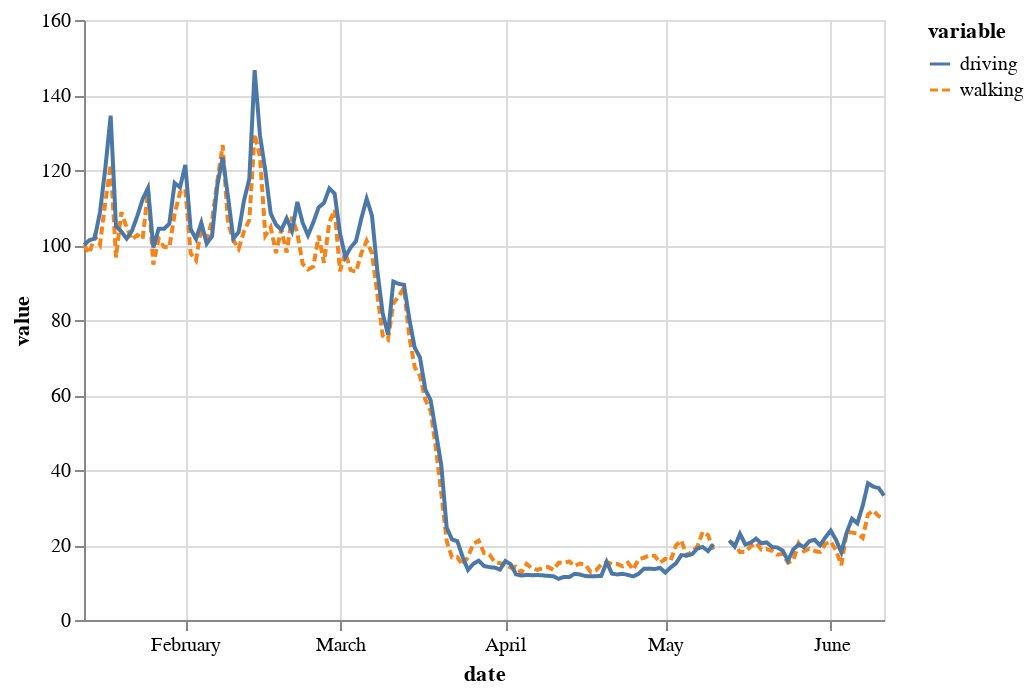

Here is the notebook cell this chart was saved with:
### Code cell
alt.Chart(plot_data[plot_data["region"] == "Mumbai"][["region", "date", "walking", "driving"]].melt(id_vars=["region", "date"])).mark_line().encode(x="date:T", y="value", color="variable", strokeDash="variable")

### Figure 1 — Vega-Lite specification as saved in the notebook (floating-point values rounded to 4 significant figures; data arrays with more than 128 entries replaced by an {"elided": "..."} marker saying what was removed)
{"config": {"view": {"continuousWidth": 400, "continuousHeight": 300}}, "data": {"name": "data-8fbabc6e662c37ea99f2d16df3cf755a"}, "mark": "line", "encoding": {"color": {"type": "nominal", "field": "variable"}, "strokeDash": {"type": "nominal", "field": "variable"}, "x": {"type": "temporal", "field": "date"}, "y": {"type": "quantitative", "field": "value"}}, "$schema": "https://vega.github.io/schema/vega-lite/v4.8.1.json", "datasets": {"data-8fbabc6e662c37ea99f2d16df3cf755a": {"elided": "302 records"}}}
